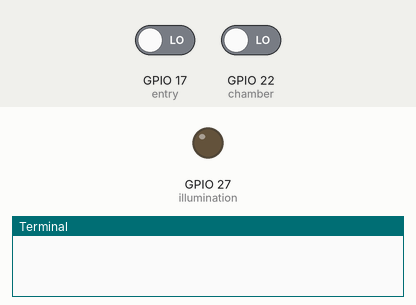
Bench run of a program on a simulated Raspberry Pi (BCM pin numbers). Shown: output pins drawn as LEDs (lit = HIGH), the last lines printed to the terminal. The inputs (shaded band) are chosen by the test bench; at power-on: GPIO 17 (entry) LOW, GPIO 22 (chamber) LOW. Pins used as bus, display or sensor lines are not drawn.

Above: at 2.8 s.
2.9 s: GPIO 17 (entry) driven HIGH and GPIO 22 (chamber) driven HIGH
At 4.1 s:
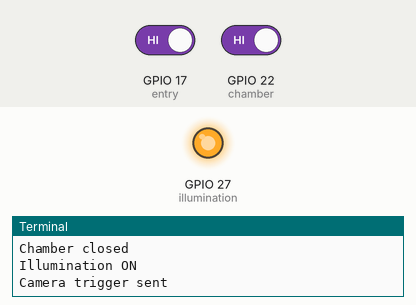
4.4 s: GPIO 17 (entry) driven LOW
At 4.8 s:
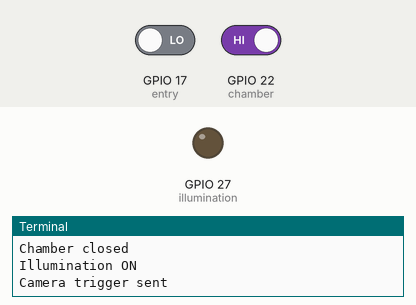
5.9 s: GPIO 17 (entry) driven HIGH
At 7.1 s:
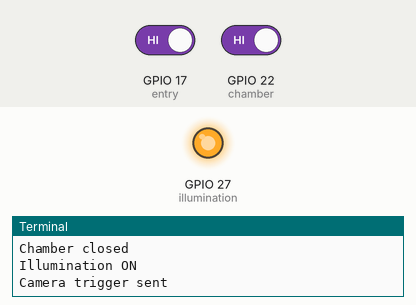
Timing chart, 0 to 8.4 s (numbered marks = the images above; inputs shaded):
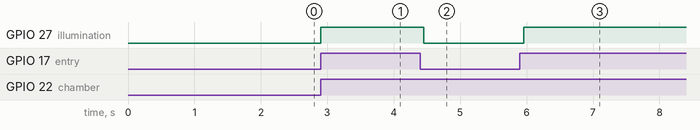

The program:

digitaliorpi_001.py
```python
from gpiozero import DigitalInputDevice, DigitalOutputDevice
from time import sleep

entry = DigitalInputDevice(17)
chamber = DigitalInputDevice(22)
exit_sensor = DigitalInputDevice(23)

illumination = DigitalOutputDevice(27)
camera_trigger = DigitalOutputDevice(24)


while True:

    if entry.is_active:

        print("Slide detected")

        if chamber.is_active:

            print("Chamber closed")

            illumination.on()

            print("Illumination ON")

            camera_trigger.on()
            sleep(0.01)
            camera_trigger.off()

            print("Camera trigger sent")

        else:

            print("Chamber open")
            illumination.off()

    else:

        illumination.off()

    sleep(0.1)
```

Measured:
- after the input at 2.9 s, GPIO 27 (illumination): LOW → HIGH at once
- after the input at 4.4 s, GPIO 27 (illumination): HIGH → LOW after 0.05 s
- after the input at 5.9 s, GPIO 27 (illumination): LOW → HIGH after 0.06 s
